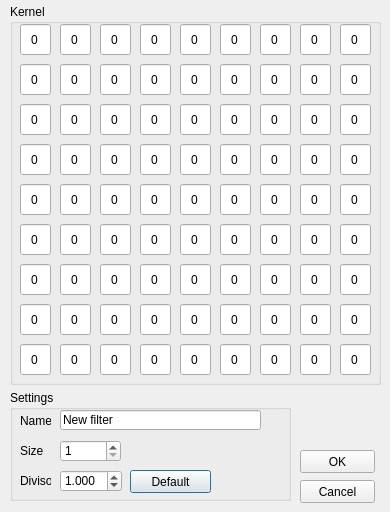
<?xml version="1.0" encoding="UTF-8"?>
<ui version="4.0">
 <class>FilterBox</class>
 <widget class="QDialog" name="FilterBox">
  <property name="geometry">
   <rect>
    <x>0</x>
    <y>0</y>
    <width>390</width>
    <height>512</height>
   </rect>
  </property>
  <property name="windowTitle">
   <string>Filter creation</string>
  </property>
  <widget class="QGroupBox" name="kernel_group">
   <property name="geometry">
    <rect>
     <x>10</x>
     <y>4</y>
     <width>371</width>
     <height>381</height>
    </rect>
   </property>
   <property name="title">
    <string>Kernel</string>
   </property>
   <widget class="QLineEdit" name="lineEdit_27">
    <property name="geometry">
     <rect>
      <x>50</x>
      <y>100</y>
      <width>31</width>
      <height>31</height>
     </rect>
    </property>
    <property name="text">
     <string>0</string>
    </property>
    <property name="alignment">
     <set>Qt::AlignCenter</set>
    </property>
   </widget>
   <widget class="QLineEdit" name="lineEdit_39">
    <property name="geometry">
     <rect>
      <x>170</x>
      <y>180</y>
      <width>31</width>
      <height>31</height>
     </rect>
    </property>
    <property name="text">
     <string>0</string>
    </property>
    <property name="alignment">
     <set>Qt::AlignCenter</set>
    </property>
   </widget>
   <widget class="QLineEdit" name="lineEdit_70">
    <property name="geometry">
     <rect>
      <x>170</x>
      <y>300</y>
      <width>31</width>
      <height>31</height>
     </rect>
    </property>
    <property name="text">
     <string>0</string>
    </property>
    <property name="alignment">
     <set>Qt::AlignCenter</set>
    </property>
   </widget>
   <widget class="QLineEdit" name="lineEdit_74">
    <property name="geometry">
     <rect>
      <x>330</x>
      <y>340</y>
      <width>31</width>
      <height>31</height>
     </rect>
    </property>
    <property name="text">
     <string>0</string>
    </property>
    <property name="alignment">
     <set>Qt::AlignCenter</set>
    </property>
   </widget>
   <widget class="QLineEdit" name="lineEdit_30">
    <property name="geometry">
     <rect>
      <x>170</x>
      <y>140</y>
      <width>31</width>
      <height>31</height>
     </rect>
    </property>
    <property name="text">
     <string>0</string>
    </property>
    <property name="alignment">
     <set>Qt::AlignCenter</set>
    </property>
   </widget>
   <widget class="QLineEdit" name="lineEdit_55">
    <property name="geometry">
     <rect>
      <x>130</x>
      <y>260</y>
      <width>31</width>
      <height>31</height>
     </rect>
    </property>
    <property name="text">
     <string>0</string>
    </property>
    <property name="alignment">
     <set>Qt::AlignCenter</set>
    </property>
   </widget>
   <widget class="QLineEdit" name="lineEdit_65">
    <property name="geometry">
     <rect>
      <x>210</x>
      <y>300</y>
      <width>31</width>
      <height>31</height>
     </rect>
    </property>
    <property name="text">
     <string>0</string>
    </property>
    <property name="alignment">
     <set>Qt::AlignCenter</set>
    </property>
   </widget>
   <widget class="QLineEdit" name="lineEdit_71">
    <property name="geometry">
     <rect>
      <x>130</x>
      <y>300</y>
      <width>31</width>
      <height>31</height>
     </rect>
    </property>
    <property name="text">
     <string>0</string>
    </property>
    <property name="alignment">
     <set>Qt::AlignCenter</set>
    </property>
   </widget>
   <widget class="QLineEdit" name="lineEdit_6">
    <property name="geometry">
     <rect>
      <x>210</x>
      <y>20</y>
      <width>31</width>
      <height>31</height>
     </rect>
    </property>
    <property name="text">
     <string>0</string>
    </property>
    <property name="alignment">
     <set>Qt::AlignCenter</set>
    </property>
   </widget>
   <widget class="QLineEdit" name="lineEdit_62">
    <property name="geometry">
     <rect>
      <x>90</x>
      <y>260</y>
      <width>31</width>
      <height>31</height>
     </rect>
    </property>
    <property name="text">
     <string>0</string>
    </property>
    <property name="alignment">
     <set>Qt::AlignCenter</set>
    </property>
   </widget>
   <widget class="QLineEdit" name="lineEdit_50">
    <property name="geometry">
     <rect>
      <x>210</x>
      <y>220</y>
      <width>31</width>
      <height>31</height>
     </rect>
    </property>
    <property name="text">
     <string>0</string>
    </property>
    <property name="alignment">
     <set>Qt::AlignCenter</set>
    </property>
   </widget>
   <widget class="QLineEdit" name="lineEdit_63">
    <property name="geometry">
     <rect>
      <x>50</x>
      <y>260</y>
      <width>31</width>
      <height>31</height>
     </rect>
    </property>
    <property name="text">
     <string>0</string>
    </property>
    <property name="alignment">
     <set>Qt::AlignCenter</set>
    </property>
   </widget>
   <widget class="QLineEdit" name="lineEdit_58">
    <property name="geometry">
     <rect>
      <x>210</x>
      <y>260</y>
      <width>31</width>
      <height>31</height>
     </rect>
    </property>
    <property name="text">
     <string>0</string>
    </property>
    <property name="alignment">
     <set>Qt::AlignCenter</set>
    </property>
   </widget>
   <widget class="QLineEdit" name="lineEdit_15">
    <property name="geometry">
     <rect>
      <x>210</x>
      <y>60</y>
      <width>31</width>
      <height>31</height>
     </rect>
    </property>
    <property name="text">
     <string>0</string>
    </property>
    <property name="alignment">
     <set>Qt::AlignCenter</set>
    </property>
   </widget>
   <widget class="QLineEdit" name="lineEdit_48">
    <property name="geometry">
     <rect>
      <x>90</x>
      <y>220</y>
      <width>31</width>
      <height>31</height>
     </rect>
    </property>
    <property name="text">
     <string>0</string>
    </property>
    <property name="alignment">
     <set>Qt::AlignCenter</set>
    </property>
   </widget>
   <widget class="QLineEdit" name="lineEdit_60">
    <property name="geometry">
     <rect>
      <x>170</x>
      <y>260</y>
      <width>31</width>
      <height>31</height>
     </rect>
    </property>
    <property name="text">
     <string>0</string>
    </property>
    <property name="alignment">
     <set>Qt::AlignCenter</set>
    </property>
   </widget>
   <widget class="QLineEdit" name="lineEdit_4">
    <property name="geometry">
     <rect>
      <x>130</x>
      <y>20</y>
      <width>31</width>
      <height>31</height>
     </rect>
    </property>
    <property name="text">
     <string>0</string>
    </property>
    <property name="alignment">
     <set>Qt::AlignCenter</set>
    </property>
   </widget>
   <widget class="QLineEdit" name="lineEdit_56">
    <property name="geometry">
     <rect>
      <x>330</x>
      <y>260</y>
      <width>31</width>
      <height>31</height>
     </rect>
    </property>
    <property name="text">
     <string>0</string>
    </property>
    <property name="alignment">
     <set>Qt::AlignCenter</set>
    </property>
   </widget>
   <widget class="QLineEdit" name="lineEdit_38">
    <property name="geometry">
     <rect>
      <x>210</x>
      <y>180</y>
      <width>31</width>
      <height>31</height>
     </rect>
    </property>
    <property name="text">
     <string>0</string>
    </property>
    <property name="alignment">
     <set>Qt::AlignCenter</set>
    </property>
   </widget>
   <widget class="QLineEdit" name="lineEdit_11">
    <property name="geometry">
     <rect>
      <x>250</x>
      <y>60</y>
      <width>31</width>
      <height>31</height>
     </rect>
    </property>
    <property name="text">
     <string>0</string>
    </property>
    <property name="alignment">
     <set>Qt::AlignCenter</set>
    </property>
   </widget>
   <widget class="QLineEdit" name="lineEdit_42">
    <property name="geometry">
     <rect>
      <x>90</x>
      <y>180</y>
      <width>31</width>
      <height>31</height>
     </rect>
    </property>
    <property name="text">
     <string>0</string>
    </property>
    <property name="alignment">
     <set>Qt::AlignCenter</set>
    </property>
   </widget>
   <widget class="QLineEdit" name="lineEdit_49">
    <property name="geometry">
     <rect>
      <x>10</x>
      <y>220</y>
      <width>31</width>
      <height>31</height>
     </rect>
    </property>
    <property name="text">
     <string>0</string>
    </property>
    <property name="alignment">
     <set>Qt::AlignCenter</set>
    </property>
   </widget>
   <widget class="QLineEdit" name="lineEdit_24">
    <property name="geometry">
     <rect>
      <x>90</x>
      <y>100</y>
      <width>31</width>
      <height>31</height>
     </rect>
    </property>
    <property name="text">
     <string>0</string>
    </property>
    <property name="alignment">
     <set>Qt::AlignCenter</set>
    </property>
   </widget>
   <widget class="QLineEdit" name="lineEdit_75">
    <property name="geometry">
     <rect>
      <x>210</x>
      <y>340</y>
      <width>31</width>
      <height>31</height>
     </rect>
    </property>
    <property name="text">
     <string>0</string>
    </property>
    <property name="alignment">
     <set>Qt::AlignCenter</set>
    </property>
   </widget>
   <widget class="QLineEdit" name="lineEdit_44">
    <property name="geometry">
     <rect>
      <x>130</x>
      <y>180</y>
      <width>31</width>
      <height>31</height>
     </rect>
    </property>
    <property name="text">
     <string>0</string>
    </property>
    <property name="alignment">
     <set>Qt::AlignCenter</set>
    </property>
   </widget>
   <widget class="QLineEdit" name="lineEdit_31">
    <property name="geometry">
     <rect>
      <x>130</x>
      <y>140</y>
      <width>31</width>
      <height>31</height>
     </rect>
    </property>
    <property name="text">
     <string>0</string>
    </property>
    <property name="alignment">
     <set>Qt::AlignCenter</set>
    </property>
   </widget>
   <widget class="QLineEdit" name="lineEdit_17">
    <property name="geometry">
     <rect>
      <x>50</x>
      <y>60</y>
      <width>31</width>
      <height>31</height>
     </rect>
    </property>
    <property name="text">
     <string>0</string>
    </property>
    <property name="alignment">
     <set>Qt::AlignCenter</set>
    </property>
   </widget>
   <widget class="QLineEdit" name="lineEdit_57">
    <property name="geometry">
     <rect>
      <x>250</x>
      <y>260</y>
      <width>31</width>
      <height>31</height>
     </rect>
    </property>
    <property name="text">
     <string>0</string>
    </property>
    <property name="alignment">
     <set>Qt::AlignCenter</set>
    </property>
   </widget>
   <widget class="QLineEdit" name="lineEdit_3">
    <property name="geometry">
     <rect>
      <x>90</x>
      <y>20</y>
      <width>31</width>
      <height>31</height>
     </rect>
    </property>
    <property name="text">
     <string>0</string>
    </property>
    <property name="alignment">
     <set>Qt::AlignCenter</set>
    </property>
   </widget>
   <widget class="QLineEdit" name="lineEdit_34">
    <property name="geometry">
     <rect>
      <x>50</x>
      <y>140</y>
      <width>31</width>
      <height>31</height>
     </rect>
    </property>
    <property name="text">
     <string>0</string>
    </property>
    <property name="alignment">
     <set>Qt::AlignCenter</set>
    </property>
   </widget>
   <widget class="QLineEdit" name="lineEdit_59">
    <property name="geometry">
     <rect>
      <x>290</x>
      <y>260</y>
      <width>31</width>
      <height>31</height>
     </rect>
    </property>
    <property name="text">
     <string>0</string>
    </property>
    <property name="alignment">
     <set>Qt::AlignCenter</set>
    </property>
   </widget>
   <widget class="QLineEdit" name="lineEdit_20">
    <property name="geometry">
     <rect>
      <x>210</x>
      <y>100</y>
      <width>31</width>
      <height>31</height>
     </rect>
    </property>
    <property name="text">
     <string>0</string>
    </property>
    <property name="alignment">
     <set>Qt::AlignCenter</set>
    </property>
   </widget>
   <widget class="QLineEdit" name="lineEdit_61">
    <property name="geometry">
     <rect>
      <x>10</x>
      <y>260</y>
      <width>31</width>
      <height>31</height>
     </rect>
    </property>
    <property name="text">
     <string>0</string>
    </property>
    <property name="alignment">
     <set>Qt::AlignCenter</set>
    </property>
   </widget>
   <widget class="QLineEdit" name="lineEdit_52">
    <property name="geometry">
     <rect>
      <x>250</x>
      <y>220</y>
      <width>31</width>
      <height>31</height>
     </rect>
    </property>
    <property name="text">
     <string>0</string>
    </property>
    <property name="alignment">
     <set>Qt::AlignCenter</set>
    </property>
   </widget>
   <widget class="QLineEdit" name="lineEdit_18">
    <property name="geometry">
     <rect>
      <x>170</x>
      <y>60</y>
      <width>31</width>
      <height>31</height>
     </rect>
    </property>
    <property name="text">
     <string>0</string>
    </property>
    <property name="alignment">
     <set>Qt::AlignCenter</set>
    </property>
   </widget>
   <widget class="QLineEdit" name="lineEdit_72">
    <property name="geometry">
     <rect>
      <x>10</x>
      <y>300</y>
      <width>31</width>
      <height>31</height>
     </rect>
    </property>
    <property name="text">
     <string>0</string>
    </property>
    <property name="alignment">
     <set>Qt::AlignCenter</set>
    </property>
   </widget>
   <widget class="QLineEdit" name="lineEdit_23">
    <property name="geometry">
     <rect>
      <x>130</x>
      <y>100</y>
      <width>31</width>
      <height>31</height>
     </rect>
    </property>
    <property name="text">
     <string>0</string>
    </property>
    <property name="alignment">
     <set>Qt::AlignCenter</set>
    </property>
   </widget>
   <widget class="QLineEdit" name="lineEdit_7">
    <property name="geometry">
     <rect>
      <x>250</x>
      <y>20</y>
      <width>31</width>
      <height>31</height>
     </rect>
    </property>
    <property name="text">
     <string>0</string>
    </property>
    <property name="alignment">
     <set>Qt::AlignCenter</set>
    </property>
   </widget>
   <widget class="QLineEdit" name="lineEdit_78">
    <property name="geometry">
     <rect>
      <x>90</x>
      <y>340</y>
      <width>31</width>
      <height>31</height>
     </rect>
    </property>
    <property name="text">
     <string>0</string>
    </property>
    <property name="alignment">
     <set>Qt::AlignCenter</set>
    </property>
   </widget>
   <widget class="QLineEdit" name="lineEdit_16">
    <property name="geometry">
     <rect>
      <x>90</x>
      <y>60</y>
      <width>31</width>
      <height>31</height>
     </rect>
    </property>
    <property name="text">
     <string>0</string>
    </property>
    <property name="alignment">
     <set>Qt::AlignCenter</set>
    </property>
   </widget>
   <widget class="QLineEdit" name="lineEdit_35">
    <property name="geometry">
     <rect>
      <x>10</x>
      <y>140</y>
      <width>31</width>
      <height>31</height>
     </rect>
    </property>
    <property name="text">
     <string>0</string>
    </property>
    <property name="alignment">
     <set>Qt::AlignCenter</set>
    </property>
   </widget>
   <widget class="QLineEdit" name="lineEdit_36">
    <property name="geometry">
     <rect>
      <x>210</x>
      <y>140</y>
      <width>31</width>
      <height>31</height>
     </rect>
    </property>
    <property name="text">
     <string>0</string>
    </property>
    <property name="alignment">
     <set>Qt::AlignCenter</set>
    </property>
   </widget>
   <widget class="QLineEdit" name="lineEdit_14">
    <property name="geometry">
     <rect>
      <x>130</x>
      <y>60</y>
      <width>31</width>
      <height>31</height>
     </rect>
    </property>
    <property name="text">
     <string>0</string>
    </property>
    <property name="alignment">
     <set>Qt::AlignCenter</set>
    </property>
   </widget>
   <widget class="QLineEdit" name="lineEdit_22">
    <property name="geometry">
     <rect>
      <x>10</x>
      <y>100</y>
      <width>31</width>
      <height>31</height>
     </rect>
    </property>
    <property name="text">
     <string>0</string>
    </property>
    <property name="alignment">
     <set>Qt::AlignCenter</set>
    </property>
   </widget>
   <widget class="QLineEdit" name="lineEdit_2">
    <property name="geometry">
     <rect>
      <x>50</x>
      <y>20</y>
      <width>31</width>
      <height>31</height>
     </rect>
    </property>
    <property name="text">
     <string>0</string>
    </property>
    <property name="alignment">
     <set>Qt::AlignCenter</set>
    </property>
   </widget>
   <widget class="QLineEdit" name="lineEdit_21">
    <property name="geometry">
     <rect>
      <x>250</x>
      <y>100</y>
      <width>31</width>
      <height>31</height>
     </rect>
    </property>
    <property name="text">
     <string>0</string>
    </property>
    <property name="alignment">
     <set>Qt::AlignCenter</set>
    </property>
   </widget>
   <widget class="QLineEdit" name="lineEdit_26">
    <property name="geometry">
     <rect>
      <x>290</x>
      <y>100</y>
      <width>31</width>
      <height>31</height>
     </rect>
    </property>
    <property name="text">
     <string>0</string>
    </property>
    <property name="alignment">
     <set>Qt::AlignCenter</set>
    </property>
   </widget>
   <widget class="QLineEdit" name="lineEdit_67">
    <property name="geometry">
     <rect>
      <x>330</x>
      <y>300</y>
      <width>31</width>
      <height>31</height>
     </rect>
    </property>
    <property name="text">
     <string>0</string>
    </property>
    <property name="alignment">
     <set>Qt::AlignCenter</set>
    </property>
   </widget>
   <widget class="QLineEdit" name="lineEdit_5">
    <property name="geometry">
     <rect>
      <x>170</x>
      <y>20</y>
      <width>31</width>
      <height>31</height>
     </rect>
    </property>
    <property name="text">
     <string>0</string>
    </property>
    <property name="alignment">
     <set>Qt::AlignCenter</set>
    </property>
   </widget>
   <widget class="QLineEdit" name="lineEdit_19">
    <property name="geometry">
     <rect>
      <x>330</x>
      <y>100</y>
      <width>31</width>
      <height>31</height>
     </rect>
    </property>
    <property name="text">
     <string>0</string>
    </property>
    <property name="alignment">
     <set>Qt::AlignCenter</set>
    </property>
   </widget>
   <widget class="QLineEdit" name="lineEdit_41">
    <property name="geometry">
     <rect>
      <x>50</x>
      <y>180</y>
      <width>31</width>
      <height>31</height>
     </rect>
    </property>
    <property name="text">
     <string>0</string>
    </property>
    <property name="alignment">
     <set>Qt::AlignCenter</set>
    </property>
   </widget>
   <widget class="QLineEdit" name="lineEdit_12">
    <property name="geometry">
     <rect>
      <x>330</x>
      <y>60</y>
      <width>31</width>
      <height>31</height>
     </rect>
    </property>
    <property name="text">
     <string>0</string>
    </property>
    <property name="alignment">
     <set>Qt::AlignCenter</set>
    </property>
   </widget>
   <widget class="QLineEdit" name="lineEdit_43">
    <property name="geometry">
     <rect>
      <x>290</x>
      <y>180</y>
      <width>31</width>
      <height>31</height>
     </rect>
    </property>
    <property name="text">
     <string>0</string>
    </property>
    <property name="alignment">
     <set>Qt::AlignCenter</set>
    </property>
   </widget>
   <widget class="QLineEdit" name="lineEdit_13">
    <property name="geometry">
     <rect>
      <x>290</x>
      <y>60</y>
      <width>31</width>
      <height>31</height>
     </rect>
    </property>
    <property name="text">
     <string>0</string>
    </property>
    <property name="alignment">
     <set>Qt::AlignCenter</set>
    </property>
   </widget>
   <widget class="QLineEdit" name="lineEdit_33">
    <property name="geometry">
     <rect>
      <x>290</x>
      <y>140</y>
      <width>31</width>
      <height>31</height>
     </rect>
    </property>
    <property name="text">
     <string>0</string>
    </property>
    <property name="alignment">
     <set>Qt::AlignCenter</set>
    </property>
   </widget>
   <widget class="QLineEdit" name="lineEdit_46">
    <property name="geometry">
     <rect>
      <x>330</x>
      <y>220</y>
      <width>31</width>
      <height>31</height>
     </rect>
    </property>
    <property name="text">
     <string>0</string>
    </property>
    <property name="alignment">
     <set>Qt::AlignCenter</set>
    </property>
   </widget>
   <widget class="QLineEdit" name="lineEdit_54">
    <property name="geometry">
     <rect>
      <x>130</x>
      <y>220</y>
      <width>31</width>
      <height>31</height>
     </rect>
    </property>
    <property name="text">
     <string>0</string>
    </property>
    <property name="alignment">
     <set>Qt::AlignCenter</set>
    </property>
   </widget>
   <widget class="QLineEdit" name="lineEdit_32">
    <property name="geometry">
     <rect>
      <x>90</x>
      <y>140</y>
      <width>31</width>
      <height>31</height>
     </rect>
    </property>
    <property name="text">
     <string>0</string>
    </property>
    <property name="alignment">
     <set>Qt::AlignCenter</set>
    </property>
   </widget>
   <widget class="QLineEdit" name="lineEdit_79">
    <property name="geometry">
     <rect>
      <x>290</x>
      <y>340</y>
      <width>31</width>
      <height>31</height>
     </rect>
    </property>
    <property name="text">
     <string>0</string>
    </property>
    <property name="alignment">
     <set>Qt::AlignCenter</set>
    </property>
   </widget>
   <widget class="QLineEdit" name="lineEdit_66">
    <property name="geometry">
     <rect>
      <x>290</x>
      <y>300</y>
      <width>31</width>
      <height>31</height>
     </rect>
    </property>
    <property name="text">
     <string>0</string>
    </property>
    <property name="alignment">
     <set>Qt::AlignCenter</set>
    </property>
   </widget>
   <widget class="QLineEdit" name="lineEdit_47">
    <property name="geometry">
     <rect>
      <x>50</x>
      <y>220</y>
      <width>31</width>
      <height>31</height>
     </rect>
    </property>
    <property name="text">
     <string>0</string>
    </property>
    <property name="alignment">
     <set>Qt::AlignCenter</set>
    </property>
   </widget>
   <widget class="QLineEdit" name="lineEdit_37">
    <property name="geometry">
     <rect>
      <x>330</x>
      <y>180</y>
      <width>31</width>
      <height>31</height>
     </rect>
    </property>
    <property name="text">
     <string>0</string>
    </property>
    <property name="alignment">
     <set>Qt::AlignCenter</set>
    </property>
   </widget>
   <widget class="QLineEdit" name="lineEdit_76">
    <property name="geometry">
     <rect>
      <x>50</x>
      <y>340</y>
      <width>31</width>
      <height>31</height>
     </rect>
    </property>
    <property name="text">
     <string>0</string>
    </property>
    <property name="alignment">
     <set>Qt::AlignCenter</set>
    </property>
   </widget>
   <widget class="QLineEdit" name="lineEdit_64">
    <property name="geometry">
     <rect>
      <x>50</x>
      <y>300</y>
      <width>31</width>
      <height>31</height>
     </rect>
    </property>
    <property name="text">
     <string>0</string>
    </property>
    <property name="alignment">
     <set>Qt::AlignCenter</set>
    </property>
   </widget>
   <widget class="QLineEdit" name="lineEdit_68">
    <property name="geometry">
     <rect>
      <x>250</x>
      <y>300</y>
      <width>31</width>
      <height>31</height>
     </rect>
    </property>
    <property name="text">
     <string>0</string>
    </property>
    <property name="alignment">
     <set>Qt::AlignCenter</set>
    </property>
   </widget>
   <widget class="QLineEdit" name="lineEdit_51">
    <property name="geometry">
     <rect>
      <x>170</x>
      <y>220</y>
      <width>31</width>
      <height>31</height>
     </rect>
    </property>
    <property name="text">
     <string>0</string>
    </property>
    <property name="alignment">
     <set>Qt::AlignCenter</set>
    </property>
   </widget>
   <widget class="QLineEdit" name="lineEdit_81">
    <property name="geometry">
     <rect>
      <x>130</x>
      <y>340</y>
      <width>31</width>
      <height>31</height>
     </rect>
    </property>
    <property name="text">
     <string>0</string>
    </property>
    <property name="alignment">
     <set>Qt::AlignCenter</set>
    </property>
   </widget>
   <widget class="QLineEdit" name="lineEdit_8">
    <property name="geometry">
     <rect>
      <x>290</x>
      <y>20</y>
      <width>31</width>
      <height>31</height>
     </rect>
    </property>
    <property name="text">
     <string>0</string>
    </property>
    <property name="alignment">
     <set>Qt::AlignCenter</set>
    </property>
   </widget>
   <widget class="QLineEdit" name="lineEdit_53">
    <property name="geometry">
     <rect>
      <x>290</x>
      <y>220</y>
      <width>31</width>
      <height>31</height>
     </rect>
    </property>
    <property name="text">
     <string>0</string>
    </property>
    <property name="alignment">
     <set>Qt::AlignCenter</set>
    </property>
   </widget>
   <widget class="QLineEdit" name="lineEdit_1">
    <property name="geometry">
     <rect>
      <x>10</x>
      <y>20</y>
      <width>31</width>
      <height>31</height>
     </rect>
    </property>
    <property name="text">
     <string>0</string>
    </property>
    <property name="alignment">
     <set>Qt::AlignCenter</set>
    </property>
   </widget>
   <widget class="QLineEdit" name="lineEdit_29">
    <property name="geometry">
     <rect>
      <x>250</x>
      <y>140</y>
      <width>31</width>
      <height>31</height>
     </rect>
    </property>
    <property name="text">
     <string>0</string>
    </property>
    <property name="alignment">
     <set>Qt::AlignCenter</set>
    </property>
   </widget>
   <widget class="QLineEdit" name="lineEdit_28">
    <property name="geometry">
     <rect>
      <x>330</x>
      <y>140</y>
      <width>31</width>
      <height>31</height>
     </rect>
    </property>
    <property name="text">
     <string>0</string>
    </property>
    <property name="alignment">
     <set>Qt::AlignCenter</set>
    </property>
   </widget>
   <widget class="QLineEdit" name="lineEdit_9">
    <property name="geometry">
     <rect>
      <x>330</x>
      <y>20</y>
      <width>31</width>
      <height>31</height>
     </rect>
    </property>
    <property name="text">
     <string>0</string>
    </property>
    <property name="alignment">
     <set>Qt::AlignCenter</set>
    </property>
   </widget>
   <widget class="QLineEdit" name="lineEdit_80">
    <property name="geometry">
     <rect>
      <x>170</x>
      <y>340</y>
      <width>31</width>
      <height>31</height>
     </rect>
    </property>
    <property name="text">
     <string>0</string>
    </property>
    <property name="alignment">
     <set>Qt::AlignCenter</set>
    </property>
   </widget>
   <widget class="QLineEdit" name="lineEdit_40">
    <property name="geometry">
     <rect>
      <x>10</x>
      <y>180</y>
      <width>31</width>
      <height>31</height>
     </rect>
    </property>
    <property name="text">
     <string>0</string>
    </property>
    <property name="alignment">
     <set>Qt::AlignCenter</set>
    </property>
   </widget>
   <widget class="QLineEdit" name="lineEdit_77">
    <property name="geometry">
     <rect>
      <x>250</x>
      <y>340</y>
      <width>31</width>
      <height>31</height>
     </rect>
    </property>
    <property name="text">
     <string>0</string>
    </property>
    <property name="alignment">
     <set>Qt::AlignCenter</set>
    </property>
   </widget>
   <widget class="QLineEdit" name="lineEdit_25">
    <property name="geometry">
     <rect>
      <x>170</x>
      <y>100</y>
      <width>31</width>
      <height>31</height>
     </rect>
    </property>
    <property name="text">
     <string>0</string>
    </property>
    <property name="alignment">
     <set>Qt::AlignCenter</set>
    </property>
   </widget>
   <widget class="QLineEdit" name="lineEdit_69">
    <property name="geometry">
     <rect>
      <x>90</x>
      <y>300</y>
      <width>31</width>
      <height>31</height>
     </rect>
    </property>
    <property name="text">
     <string>0</string>
    </property>
    <property name="alignment">
     <set>Qt::AlignCenter</set>
    </property>
   </widget>
   <widget class="QLineEdit" name="lineEdit_45">
    <property name="geometry">
     <rect>
      <x>250</x>
      <y>180</y>
      <width>31</width>
      <height>31</height>
     </rect>
    </property>
    <property name="text">
     <string>0</string>
    </property>
    <property name="alignment">
     <set>Qt::AlignCenter</set>
    </property>
   </widget>
   <widget class="QLineEdit" name="lineEdit_73">
    <property name="geometry">
     <rect>
      <x>10</x>
      <y>340</y>
      <width>31</width>
      <height>31</height>
     </rect>
    </property>
    <property name="text">
     <string>0</string>
    </property>
    <property name="alignment">
     <set>Qt::AlignCenter</set>
    </property>
   </widget>
   <widget class="QLineEdit" name="lineEdit_10">
    <property name="geometry">
     <rect>
      <x>10</x>
      <y>60</y>
      <width>31</width>
      <height>31</height>
     </rect>
    </property>
    <property name="text">
     <string>0</string>
    </property>
    <property name="alignment">
     <set>Qt::AlignCenter</set>
    </property>
   </widget>
  </widget>
  <widget class="QGroupBox" name="settings_box">
   <property name="geometry">
    <rect>
     <x>10</x>
     <y>390</y>
     <width>281</width>
     <height>111</height>
    </rect>
   </property>
   <property name="title">
    <string>Settings</string>
   </property>
   <widget class="QPushButton" name="default_divisor_button">
    <property name="geometry">
     <rect>
      <x>120</x>
      <y>80</y>
      <width>81</width>
      <height>23</height>
     </rect>
    </property>
    <property name="text">
     <string>Default</string>
    </property>
   </widget>
   <widget class="QLineEdit" name="name_edit">
    <property name="geometry">
     <rect>
      <x>50</x>
      <y>20</y>
      <width>201</width>
      <height>20</height>
     </rect>
    </property>
    <property name="text">
     <string>New filter</string>
    </property>
   </widget>
   <widget class="QSpinBox" name="size_box">
    <property name="geometry">
     <rect>
      <x>50</x>
      <y>50</y>
      <width>61</width>
      <height>22</height>
     </rect>
    </property>
    <property name="frame">
     <bool>true</bool>
    </property>
    <property name="readOnly">
     <bool>false</bool>
    </property>
    <property name="keyboardTracking">
     <bool>true</bool>
    </property>
    <property name="minimum">
     <number>1</number>
    </property>
    <property name="maximum">
     <number>9</number>
    </property>
    <property name="singleStep">
     <number>2</number>
    </property>
   </widget>
   <widget class="QLabel" name="label_name">
    <property name="geometry">
     <rect>
      <x>10</x>
      <y>20</y>
      <width>31</width>
      <height>21</height>
     </rect>
    </property>
    <property name="text">
     <string>Name</string>
    </property>
   </widget>
   <widget class="QLabel" name="label_divisor">
    <property name="geometry">
     <rect>
      <x>10</x>
      <y>80</y>
      <width>31</width>
      <height>21</height>
     </rect>
    </property>
    <property name="text">
     <string>Divisor</string>
    </property>
   </widget>
   <widget class="QLabel" name="label_size">
    <property name="geometry">
     <rect>
      <x>10</x>
      <y>50</y>
      <width>31</width>
      <height>21</height>
     </rect>
    </property>
    <property name="text">
     <string>Size</string>
    </property>
   </widget>
   <widget class="QDoubleSpinBox" name="divisor_box">
    <property name="geometry">
     <rect>
      <x>50</x>
      <y>80</y>
      <width>62</width>
      <height>22</height>
     </rect>
    </property>
    <property name="decimals">
     <number>3</number>
    </property>
    <property name="minimum">
     <double>0.001000000000000</double>
    </property>
    <property name="maximum">
     <double>100.000000000000000</double>
    </property>
    <property name="singleStep">
     <double>0.100000000000000</double>
    </property>
    <property name="value">
     <double>1.000000000000000</double>
    </property>
   </widget>
  </widget>
  <widget class="QPushButton" name="ok_button">
   <property name="geometry">
    <rect>
     <x>300</x>
     <y>450</y>
     <width>75</width>
     <height>23</height>
    </rect>
   </property>
   <property name="text">
    <string>OK</string>
   </property>
  </widget>
  <widget class="QPushButton" name="cancel_button">
   <property name="geometry">
    <rect>
     <x>300</x>
     <y>480</y>
     <width>75</width>
     <height>23</height>
    </rect>
   </property>
   <property name="text">
    <string>Cancel</string>
   </property>
  </widget>
 </widget>
 <resources/>
 <connections/>
</ui>
